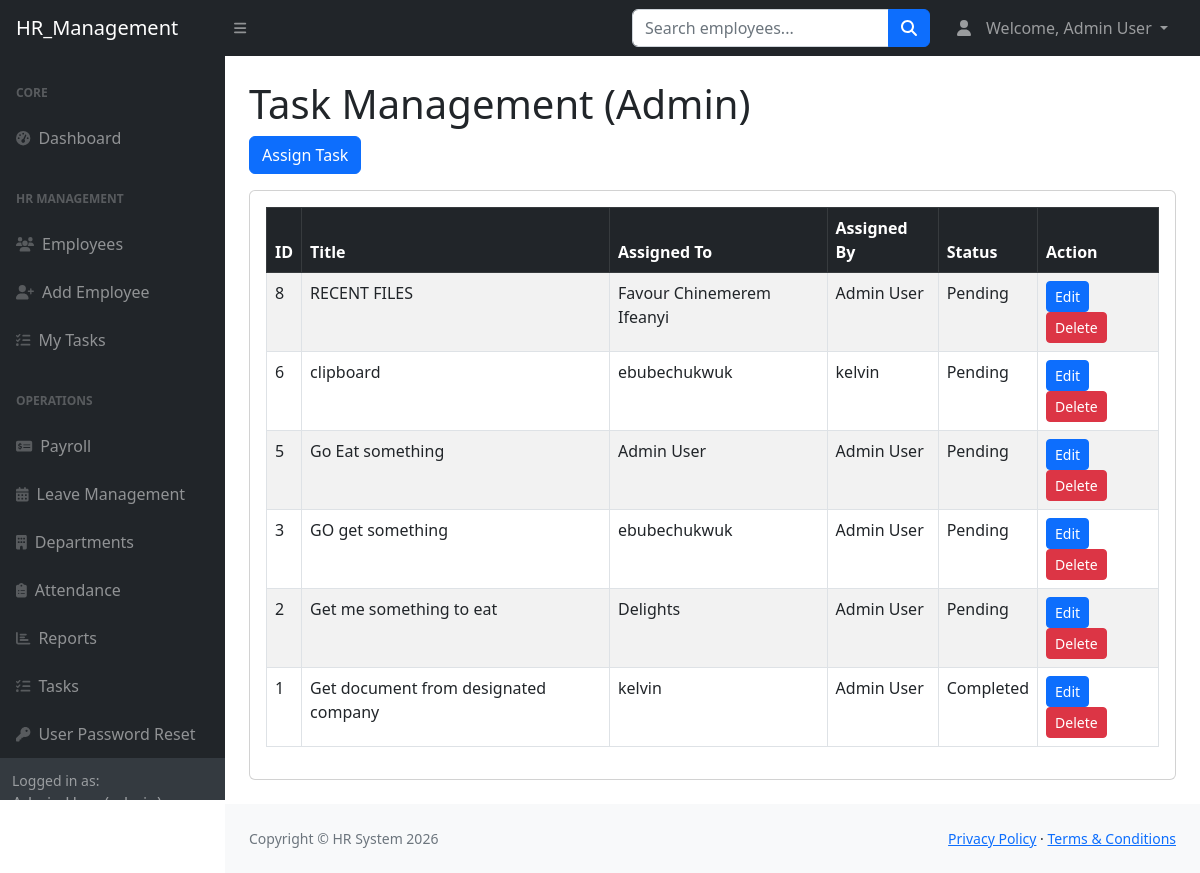
Screenshot of /hr_suite/tasks/index.php (signed in) with the database file from the repository.
### tables this page shows
CREATE TABLE `tasks` (
  `id` int(11) NOT NULL,
  `title` varchar(255) NOT NULL,
  `description` text NOT NULL,
  `assigned_to` int(11) NOT NULL,
  `assigned_by` int(11) NOT NULL,
  `status` enum('pending','in_progress','completed') NOT NULL DEFAULT 'pending',
  `created_at` timestamp NOT NULL DEFAULT current_timestamp()
);

CREATE TABLE `users` (
  `id` int(11) NOT NULL,
  `full_name` varchar(100) NOT NULL,
  `email` varchar(100) NOT NULL,
  `password` varchar(255) NOT NULL,
  `role` enum('admin','hr','employee') NOT NULL DEFAULT 'employee',
  `department_id` int(11) NOT NULL,
  `created_at` timestamp NOT NULL DEFAULT current_timestamp(),
  `profile_image` varchar(255) DEFAULT NULL
);

### hr_suite/tasks/index.php (the view, shortened to what this page needs)
<?php
include("../config/db.php");
$sql = "SELECT tasks.*,
        u1.full_name AS assigned_to_name,
        u2.full_name AS assigned_by_name
        FROM tasks
        LEFT JOIN users u1 ON tasks.assigned_to = u1.id
        LEFT JOIN users u2 ON tasks.assigned_by = u2.id
        ORDER BY tasks.id DESC";
$result = mysqli_query($conn, $sql);
?>
<?php include("../includes/header.php"); ?>
<div id="layoutSidenav">
<?php include("../includes/sidebar.php"); ?>
<div id="layoutSidenav_content">
<main>
<div class="container-fluid px-4">
<h1 class="mt-4">Task Management (Admin)</h1>
<?php if($_SESSION['role'] == 'admin' || $_SESSION['role'] == 'hr'): ?>
<a href="create_task.php" class="btn btn-primary mb-3">
    Assign Task
</a>
<?php endif; ?>
<div class="card mb-4">
<div class="card-body">
<table class="table table-bordered table-striped">
<thead class="table-dark">
<tr>
    <th>ID</th>
    <th>Title</th>
    <th>Assigned To</th>
    <th>Assigned By</th>
    <th>Status</th>
    <th>Action</th>
</tr>
</thead>
<tbody>
<?php if(mysqli_num_rows($result) > 0): ?>
    <?php while($row = mysqli_fetch_assoc($result)): ?>
    <tr>
        <td><?php echo $row['id']; ?></td>
        <td><?php echo $row['title']; ?></td>
        <td><?php echo $row['assigned_to_name']; ?></td>
        <td><?php echo $row['assigned_by_name']; ?></td>
        <td>
            <?php echo ucfirst($row['status']); ?>
        </td>
        <td>
             <?php if($_SESSION['role'] == 'admin' || $_SESSION['role'] == 'hr'): ?>
            <a href="edit_task.php?id=<?php echo $row['id']; ?>"
               class="btn btn-primary btn-sm">
                Edit
            </a>
            <?php endif; ?>
             <?php if($_SESSION['role'] == 'admin'): ?>
            <a href="delete_task.php?id=<?php echo $row['id']; ?>"
               class="btn btn-danger btn-sm"
               onclick="return confirm('Delete this task?')">
                Delete
            </a>
            <?php endif; ?>
        </td>
    </tr>
    <?php endwhile; ?>
<?php endif; ?>
</tbody>
</table>
</div>
</div>
</div>
</main>
<?php include("../includes/footer.php"); ?>

### rows the page displays
tasks: id "8", title "RECENT FILES", assigned_to.full_name "Favour Chinemerem Ifeanyi", assigned_by.full_name "Admin User", status "Pending"
tasks: id "6", title "clipboard", assigned_to.full_name "ebubechukwuk", assigned_by.full_name "kelvin", status "Pending"
tasks: id "5", title "Go Eat something", assigned_to.full_name "Admin User", status "Pending"
tasks: id "3", title "GO get something", assigned_to.full_name "ebubechukwuk", assigned_by.full_name "Admin User", status "Pending"
tasks: id "2", title "Get me something to eat", assigned_to.full_name "Delights", assigned_by.full_name "Admin User", status "Pending"
tasks: id "1", title "Get document from designated company", assigned_to.full_name "kelvin", assigned_by.full_name "Admin User", status "Completed"

### other values shown
$name "Admin User"
